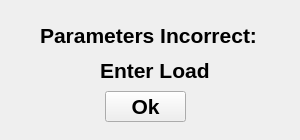
<?xml version="1.0" encoding="UTF-8"?>
<ui version="4.0">
 <class>Dialog</class>
 <widget class="QDialog" name="Dialog">
  <property name="geometry">
   <rect>
    <x>0</x>
    <y>0</y>
    <width>300</width>
    <height>140</height>
   </rect>
  </property>
  <property name="windowTitle">
   <string>Dialog</string>
  </property>
  <widget class="QLabel" name="label">
   <property name="geometry">
    <rect>
     <x>40</x>
     <y>20</y>
     <width>221</width>
     <height>31</height>
    </rect>
   </property>
   <property name="font">
    <font>
     <family>Arial</family>
     <pointsize>16</pointsize>
     <weight>75</weight>
     <bold>true</bold>
    </font>
   </property>
   <property name="text">
    <string>Parameters Incorrect:</string>
   </property>
  </widget>
  <widget class="QLabel" name="label_2">
   <property name="geometry">
    <rect>
     <x>100</x>
     <y>50</y>
     <width>111</width>
     <height>40</height>
    </rect>
   </property>
   <property name="font">
    <font>
     <family>Arial</family>
     <pointsize>16</pointsize>
     <weight>75</weight>
     <bold>true</bold>
    </font>
   </property>
   <property name="text">
    <string>Enter Load</string>
   </property>
   <property name="textFormat">
    <enum>Qt::AutoText</enum>
   </property>
  </widget>
  <widget class="QPushButton" name="OkButton">
   <property name="geometry">
    <rect>
     <x>105</x>
     <y>91</y>
     <width>81</width>
     <height>31</height>
    </rect>
   </property>
   <property name="font">
    <font>
     <family>Arial</family>
     <pointsize>16</pointsize>
     <weight>75</weight>
     <bold>true</bold>
    </font>
   </property>
   <property name="text">
    <string>Ok</string>
   </property>
   <property name="autoDefault">
    <bool>false</bool>
   </property>
  </widget>
 </widget>
 <resources/>
 <connections/>
</ui>
